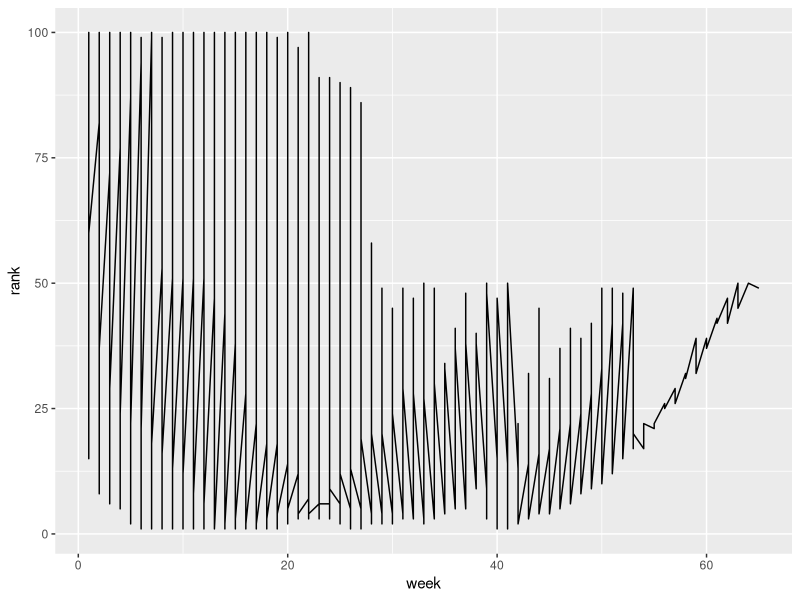

This chart was generated by the following R code:
## ---- chunk 1
knitr::opts_chunk$set(echo = TRUE)
## ---- chunk 2
library(tidyverse)
tidydata <- tribble(
~country,  ~year,  ~cases, ~population,
"Afghanistan",  1999, 745, 19987071,
"Afghanistan",  2000, 2666, 20595360,
"Brazil", 1999, 37737, 172006362,
"Brazil", 2000, 80488, 174504898,
"China", 1999, 212258, 1272915272,
"China", 2000, 213766, 1280428583)

tidydata
## ---- chunk 3
nontidydata <- tribble(
 ~country,~year,~rate,
"Afghanistan",  1999, "745/19987071",
"Afghanistan",  2000, "2666/20595360",
"Brazil",1999, "37737/172006362",
"Brazil", 2000, "80488/174504898",
"China", 1999, "212258/1272915272",
"China", 2000, "213766/1280428583")

nontidydata

## ---- chunk 4
nontidydata

tidieddata <- nontidydata %>%
  separate(rate, into = c("cases",
                          "population"), 
           sep = "/")
tidieddata
## ---- chunk 5
newtidieddata <- tidieddata %>%
  pivot_longer(
    cols = cases:population,
    names_to = "measurement",
    values_to = "value"
  )
newtidieddata
## ---- chunk 6
df <- tribble(
  ~id,  ~bp1, ~bp2,
   "A",  100,  120,
   "B",  140,  115,
   "C",  120,  125
) 
df

df %>%
  pivot_longer(
    cols = bp1:bp2,
    names_to = "measurement",
    values_to = "value"
)
## ---- chunk 7
newtidieddata
newtidieddata %>%
  pivot_wider(names_from="measurement",
              values_from="value")
## ---- chunk 8
df <- tribble(
  ~id, ~measurement, ~value,
  "A",        "bp1",    100,
  "B",        "bp1",    140,
  "B",        "bp2",    115,
  "A",        "bp2",    120,
  "A",        "bp3",    105
) 
df

df %>%
  pivot_wider(
    names_from = measurement,
    values_from = value
  )
## ---- chunk 9
library(tidyverse)
library(readr)

billboard

#pivot longer
billboard_long <- billboard %>%
  pivot_longer(cols = starts_with("wk"),
               names_to = "week",
               values_to = "rank",
               values_drop_na = TRUE) %>%
  mutate(week = parse_number(week))

## ---- chunk 10
library(ggplot2)

#plot
ggplot(billboard_long, aes(x = week, y = rank)) +
  geom_line()
## ---- chunk 11
library(tidyverse)

cms_patient_experience

patient_experience_wide <- cms_patient_experience %>%
   pivot_wider(id_cols = starts_with("org"), 
              names_from = measure_cd, 
              values_from = prf_rate)


head(patient_experience_wide)
